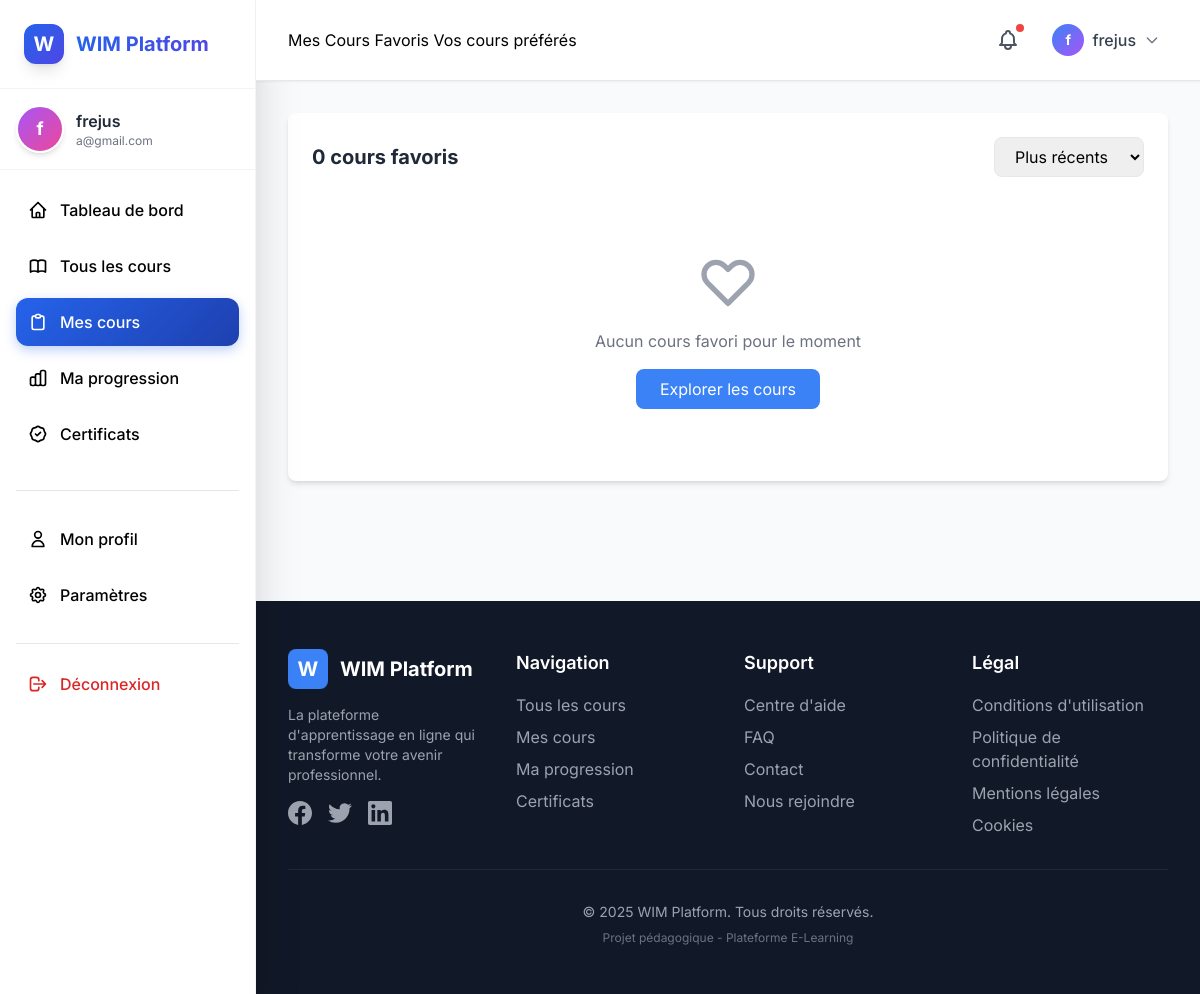
The page /enrollments/favorites/ (signed in) on the database its author committed.
### apps/users/models.py (models this page shows, shortened)
class User(AbstractUser):
    username = None
    email = models.EmailField('adresse email', unique=True)
    name = models.CharField('nom complet', max_length=150, blank=True)
    bio = models.TextField('biographie', max_length=500, blank=True)
    avatar = models.ImageField(upload_to='avatars/', blank=True, null=True)
    phone = models.CharField('téléphone', max_length=20, blank=True)
    location = models.CharField('localisation', max_length=100, blank=True)
    newsletter_subscribed = models.BooleanField('newsletter', default=True)
    email_notifications = models.BooleanField('notifications', default=True)
    is_instructor = models.BooleanField('instructeur', default=False)
    groups = models.ManyToManyField(
        'auth.Group',
        verbose_name='groups',
        blank=True,
        related_name='custom_users',
        related_query_name='custom_user',
    )
    user_permissions = models.ManyToManyField(
        'auth.Permission',
        verbose_name='user permissions',
        blank=True,
        related_name='custom_users',
        related_query_name='custom_user',
    )
    objects = UserManager()
    USERNAME_FIELD = 'email'
    REQUIRED_FIELDS = ['name']
    class Meta:
        verbose_name = 'utilisateur'
        verbose_name_plural = 'utilisateurs'
        ordering = ['-date_joined']

### apps/enrollments/views.py (the view)
# urls.py: path('favorites/', views.FavoritesView.as_view(), name='favorites'),
class FavoritesView(LoginRequiredMixin, ListView):
    model = Enrollment
    template_name = 'enrollments/favorites.html'
    context_object_name = 'favorites'
    def get_queryset(self):
        return Enrollment.objects.filter(
            user=self.request.user,
            is_favorite=True,
            is_active=True
        ).select_related('course', 'course__category')

### templates/enrollments/favorites.html (shortened to what this page needs)
{% extends 'base.html' %}
{% load static %}
{% block page_title %}Mes Cours Favoris{% endblock %}
{% block page_subtitle %}Vos cours préférés{% endblock %}
{% block content %}
<div class="bg-white rounded-lg shadow-md p-6 mb-6">
    <div class="flex items-center justify-between mb-6">
        <h2 class="text-xl font-bold text-gray-800">{{ favorites.count }} cours favoris</h2>
        <div class="flex gap-2">
            <select class="px-4 py-2 border rounded-lg focus:ring-2 focus:ring-blue-500">
                <option>Plus récents</option>
            </select>
        </div>
    </div>
    <div class="grid grid-cols-1 md:grid-cols-2 lg:grid-cols-3 gap-6">
        {% for favorite in favorites %}
        <div class="border rounded-lg overflow-hidden hover:shadow-lg transition-all">
            <div class="relative">
                {% if favorite.course.image %}
                    <img src="{{ favorite.course.image.url }}" alt="{{ favorite.course.title }}" class="w-full h-48 object-cover">
                {% else %}
                    <div class="w-full h-48 bg-gradient-to-br from-red-400 to-pink-500 flex items-center justify-center">
                        <span class="text-white text-3xl font-bold">{{ favorite.course.title|first }}</span>
                    </div>
                {% endif %}
                <button
                    hx-post="{% url 'courses:toggle_favorite' favorite.course.id %}"
                    hx-swap="outerHTML"
                    class="absolute top-2 right-2 p-2 bg-white rounded-full shadow-md hover:bg-gray-100">
                    <svg class="w-6 h-6 text-red-500 fill-current" viewBox="0 0 24 24">
                        <path d="M4.318 6.318a4.5 4.5 0 000 6.364L12 20.364l7.682-7.682a4.5 4.5 0 00-6.364-6.364L12 7.636l-1.318-1.318a4.5 4.5 0 00-6.364 0z"/>
                    </svg>
                </button>
            </div>
            <div class="p-4">
                <span class="text-xs font-semibold text-blue-600 uppercase">{{ favorite.course.category.name }}</span>
                <h3 class="font-bold text-gray-800 mt-2 mb-3">{{ favorite.course.title }}</h3>
                <div class="flex items-center justify-between">
                    <div class="flex items-center space-x-1">
                        {% for i in "12345" %}
                        <svg class="w-4 h-4 {% if forloop.counter <= favorite.course.rating %}text-yellow-400{% else %}text-gray-300{% endif %}" fill="currentColor" viewBox="0 0 20 20">
                            <path d="M9.049 2.927c.3-.921 1.603-.921 1.902 0l1.07 3.292a1 1 0 00.95.69h3.462c.969 0 1.371 1.24.588 1.81l-2.8 2.034a1 1 0 00-.364 1.118l1.07 3.292c.3.921-.755 1.688-1.54 1.118l-2.8-2.034a1 1 0 00-1.175 0l-2.8 2.034c-.784.57-1.838-.197-1.539-1.118l1.07-3.292a1 1 0 00-.364-1.118L2.98 8.72c-.783-.57-.38-1.81.588-1.81h3.461a1 1 0 00.951-.69l1.07-3.292z"></path>
                        </svg>
                        {% endfor %}
                    </div>
                    <a href="{% url 'courses:detail' favorite.course.slug %}"
                       class="px-4 py-2 bg-blue-500 text-white text-sm rounded-lg hover:bg-blue-600">
                        Voir le cours
                    </a>
                </div>
            </div>
        </div>
        {% empty %}
        <div class="col-span-3 text-center py-12">
            <svg class="w-16 h-16 text-gray-400 mx-auto mb-4" fill="none" stroke="currentColor" viewBox="0 0 24 24">
                <path stroke-linecap="round" stroke-linejoin="round" stroke-width="2" d="M4.318 6.318a4.5 4.5 0 000 6.364L12 20.364l7.682-7.682a4.5 4.5 0 00-6.364-6.364L12 7.636l-1.318-1.318a4.5 4.5 0 00-6.364 0z"></path>
            </svg>
            <p class="text-gray-500 mb-4">Aucun cours favori pour le moment</p>
            <a href="{% url 'courses:list' %}" class="inline-block px-6 py-2 bg-blue-500 text-white rounded-lg hover:bg-blue-600">
                Explorer les cours
            </a>
        </div>
        {% endfor %}
    </div>
</div>
{% endblock %}

### templates/base.html (shortened to what this page needs)
{% load static %}
<!DOCTYPE html>
<html lang="fr">
<head>
    <script src="https://cdn.tailwindcss.com"></script>
</head>
<body class="bg-gray-50 antialiased">
    <div class="flex min-h-screen">
        {% if user.is_authenticated %}
        <aside class="w-64 bg-white shadow-2xl fixed h-screen overflow-y-auto border-r border-gray-100 z-10">
            <div class="p-6 border-b border-gray-100">
                <a href="{% url 'dashboard:index' %}" class="flex items-center space-x-3 group">
                    <div class="w-10 h-10 bg-gradient-to-br from-blue-600 to-indigo-600 rounded-xl flex items-center justify-center shadow-lg group-hover:shadow-xl transition-all">
                        <span class="text-white font-bold text-xl">W</span>
                    </div>
                    <span class="text-xl font-bold bg-gradient-to-r from-blue-600 to-indigo-600 bg-clip-text text-transparent">
                    </span>
                </a>
            </div>
            <div class="p-4 border-b border-gray-100">
                <div class="flex items-center space-x-3">
                    {% if user.avatar %}
                        <img src="{{ user.avatar.url }}" alt="{{ user.name }}" class="w-12 h-12 rounded-full border-2 border-blue-200">
                    {% else %}
                        <div class="w-12 h-12 bg-gradient-to-br from-purple-500 to-pink-500 rounded-full flex items-center justify-center border-2 border-white shadow-md">
                            <span class="text-white text-lg font-bold">{{ user.name|first }}</span>
                        </div>
                    {% endif %}
                    <div class="flex-1 min-w-0">
                        <p class="font-semibold text-gray-800 truncate">{{ user.name|truncatechars:15 }}</p>
                        <p class="text-xs text-gray-500 truncate">{{ user.email|truncatechars:20 }}</p>
                    </div>
                </div>
            </div>
            <nav class="p-4">
                <ul class="space-y-2">
                    <li>
                        <a href="{% url 'dashboard:index' %}" class="sidebar-item flex items-center space-x-3 p-3 rounded-xl ">
                            <svg class="w-5 h-5" fill="none" stroke="currentColor" viewBox="0 0 24 24">
                                <path stroke-linecap="round" stroke-linejoin="round" stroke-width="2" d="M3 12l2-2m0 0l7-7 7 7M5 10v10a1 1 0 001 1h3m10-11l2 2m-2-2v10a1 1 0 01-1 1h-3m-6 0a1 1 0 001-1v-4a1 1 0 011-1h2a1 1 0 011 1v4a1 1 0 001 1m-6 0h6"></path>
                            </svg>
                            <span class="font-medium">Tableau de bord</span>
                        </a>
                    </li>
                    <li>
                        <a href="{% url 'courses:list' %}" class="sidebar-item flex items-center space-x-3 p-3 rounded-xl {% if request.resolver_match.namespace == 'courses' %}active{% endif %}">
                            <span class="font-medium">Tous les cours</span>
                        </a>
                    </li>
                    <li>
                        <a href="{% url 'enrollments:my-courses' %}" class="sidebar-item flex items-center space-x-3 p-3 rounded-xl {% if request.resolver_match.namespace == 'enrollments' %}active{% endif %}">
                            <svg class="w-5 h-5" fill="none" stroke="currentColor" viewBox="0 0 24 24">
                                <path stroke-linecap="round" stroke-linejoin="round" stroke-width="2" d="M9 5H7a2 2 0 00-2 2v12a2 2 0 002 2h10a2 2 0 002-2V7a2 2 0 00-2-2h-2M9 5a2 2 0 002 2h2a2 2 0 002-2M9 5a2 2 0 012-2h2a2 2 0 012 2"></path>
                            </svg>
                            <span class="font-medium">Mes cours</span>
                        </a>
                    </li>
                    <li>
                        <a href="{% url 'progress:overview' %}" class="sidebar-item flex items-center space-x-3 p-3 rounded-xl {% if request.resolver_match.namespace == 'progress' %}active{% endif %}">
                            <span class="font-medium">Ma progression</span>
                        </a>
                    </li>
                    <li>
                        <a href="{% url 'certificates:gallery' %}" class="sidebar-item flex items-center space-x-3 p-3 rounded-xl {% if request.resolver_match.namespace == 'certificates' %}active{% endif %}">
                            <span class="font-medium">Certificats</span>
                        </a>
                    </li>
                </ul>
                <div class="mt-8 pt-6 border-t border-gray-200">
                    <ul class="space-y-2">
                        <li>
                            <a href="{% url 'users:profile' user.pk %}" class="sidebar-item flex items-center space-x-3 p-3 rounded-xl">
                                <svg class="w-5 h-5" fill="none" stroke="currentColor" viewBox="0 0 24 24">
                                    <path stroke-linecap="round" stroke-linejoin="round" stroke-width="2" d="M16 7a4 4 0 11-8 0 4 4 0 018 0zM12 14a7 7 0 00-7 7h14a7 7 0 00-7-7z"></path>
                                </svg>
                                <span class="font-medium">Mon profil</span>
                            </a>
                        </li>
                        <li>
                            <a href="{% url 'users:settings' %}" class="sidebar-item flex items-center space-x-3 p-3 rounded-xl">
                                <span class="font-medium">Paramètres</span>
                            </a>
                        </li>
                    </ul>
                </div>
                <div class="mt-6 pt-4 border-t border-gray-200">
                    <a href="{% url 'authentication:logout' %}" class="sidebar-item flex items-center space-x-3 p-3 rounded-xl text-red-600 hover:bg-red-50">
                        <svg class="w-5 h-5" fill="none" stroke="currentColor" viewBox="0 0 24 24">
                            <path stroke-linecap="round" stroke-linejoin="round" stroke-width="2" d="M17 16l4-4m0 0l-4-4m4 4H7m6 4v1a3 3 0 01-3 3H6a3 3 0 01-3-3V7a3 3 0 013-3h4a3 3 0 013 3v1"></path>
                        </svg>
                        <span class="font-medium">Déconnexion</span>
                    </a>
                </div>
            </nav>
        </aside>
        {% endif %}
        <div class="flex-1 {% if user.is_authenticated %}ml-64{% endif %}">
            {% if user.is_authenticated %}
            <header class="bg-white shadow-sm border-b sticky top-0 z-10">
                <div class="px-8 py-4">
                    <div class="flex items-center justify-between">
                        <div>
                            {% block page_title %}{% endblock %}
                            {% block page_subtitle %}{% endblock %}
                        </div>
                        <div class="flex items-center space-x-4">
                            <button class="relative p-2 text-gray-600 hover:bg-gray-100 rounded-lg transition-colors">
                                <span class="absolute top-1 right-1 w-2 h-2 bg-red-500 rounded-full"></span>
                            </button>
                            <div class="relative">
                                <button onclick="toggleUserMenu()" class="flex items-center space-x-2 p-2 rounded-lg hover:bg-gray-100 transition-all">
                                    {% if user.avatar %}
                                        <img src="{{ user.avatar.url }}" alt="{{ user.name }}" class="w-8 h-8 rounded-full">
                                    {% else %}
                                        <div class="w-8 h-8 bg-gradient-to-br from-blue-500 to-purple-500 rounded-full flex items-center justify-center">
                                            <span class="text-white text-sm font-bold">{{ user.name|first }}</span>
                                        </div>
                                    {% endif %}
                                    <span class="text-gray-700 font-medium">{{ user.name|truncatechars:12 }}</span>
                                    <svg class="w-4 h-4 text-gray-500" fill="none" stroke="currentColor" viewBox="0 0 24 24">
                                        <path stroke-linecap="round" stroke-linejoin="round" stroke-width="2" d="M19 9l-7 7-7-7"></path>
                                    </svg>
                                </button>
                            </div>
                        </div>
                    </div>
                </div>
            </header>
            {% endif %}
            <main class="p-8 animate-fade-in-up">
                {% block content %}{% endblock %}
            </main>
            {% include 'partials/footer.html' %}
        </div>
    </div>
</body>
</html>

### templates/base.html (style rules this page uses)
body { font-family: 'Inter', sans-serif; }
:root { --primary-blue: #2563EB; --primary-dark: #1E40AF; --primary-light: #60A5FA; --success: #10B981; --warning: #F59E0B; --danger: #EF4444; --info: #3B82F6; }
.sidebar-item { transition: all 0.3s cubic-bezier(0.4, 0, 0.2, 1); }
.sidebar-item.active { background: linear-gradient(135deg, #2563EB, #1E40AF); color: white; box-shadow: 0 4px 12px rgba(37, 99, 235, 0.3); }
.animate-fade-in-up { animation: fadeInUp 0.6s ease-out; }

### rows shown on the page
User: name|first "f", name "frejus", email "a@gmail.com"

### other values the page prints
{{ favorites.count }} "0"
{{ current_year|default:"2025" }} "2025"
